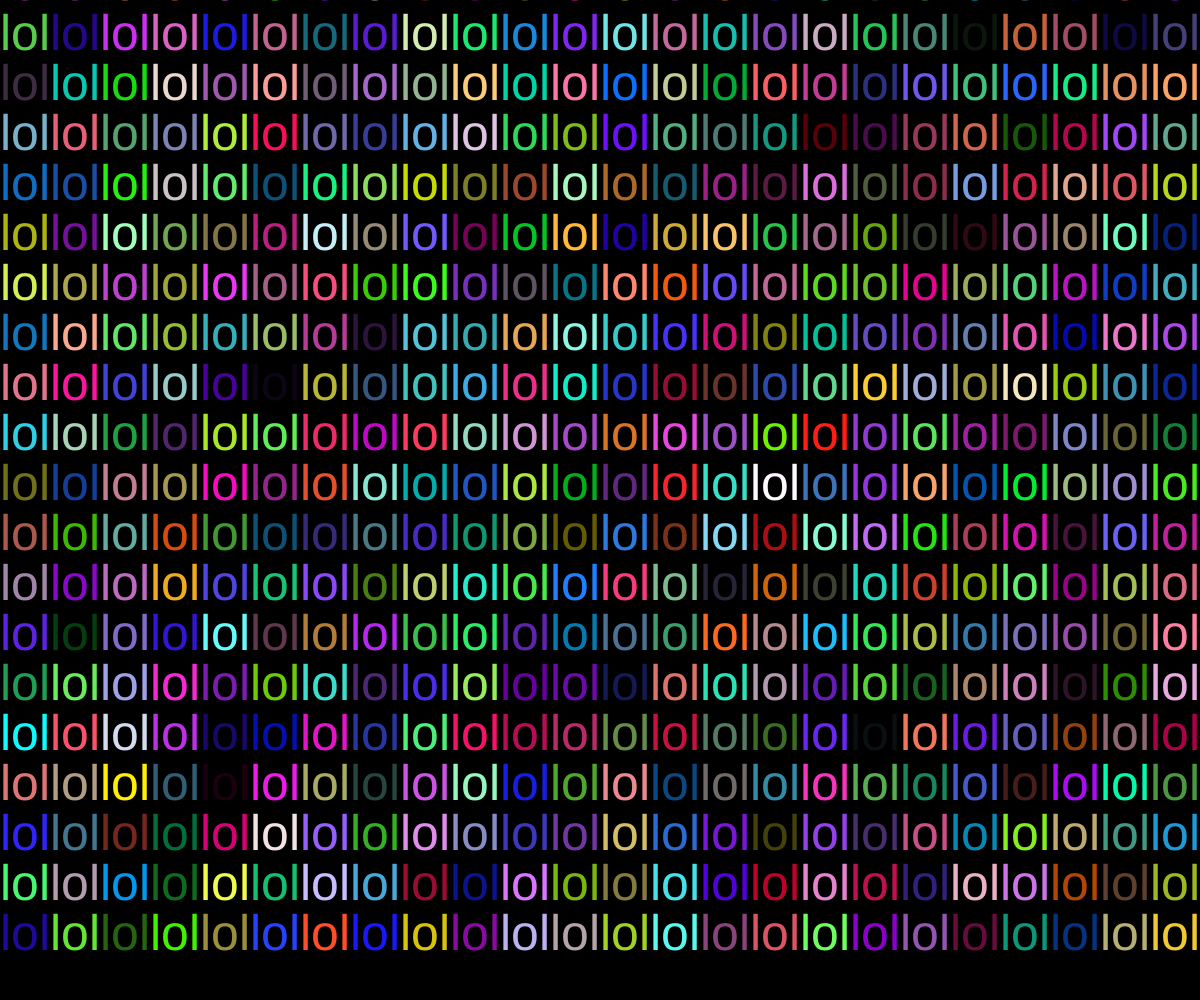
Frame 1 (no input)
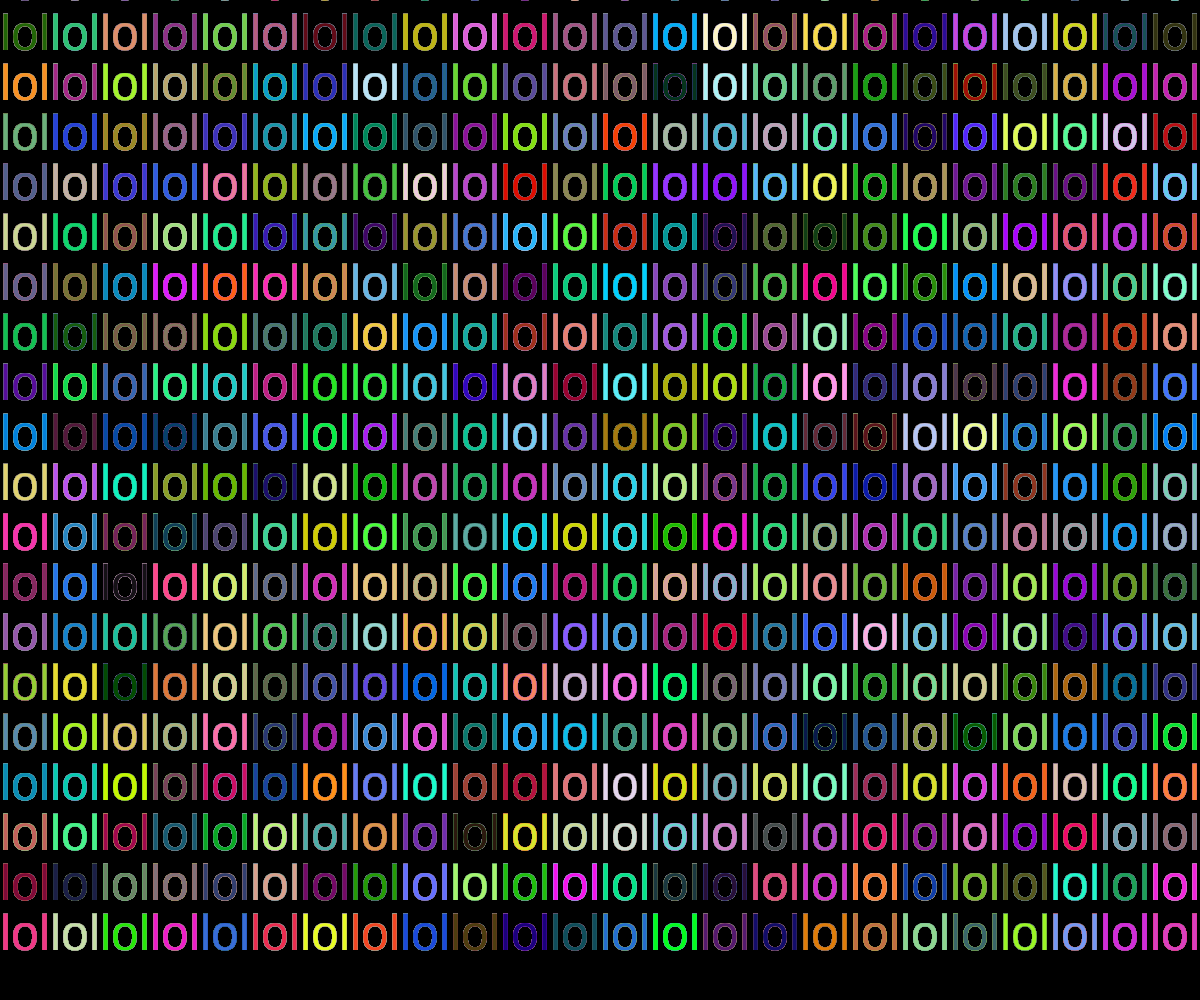
Frame 60 (no input)
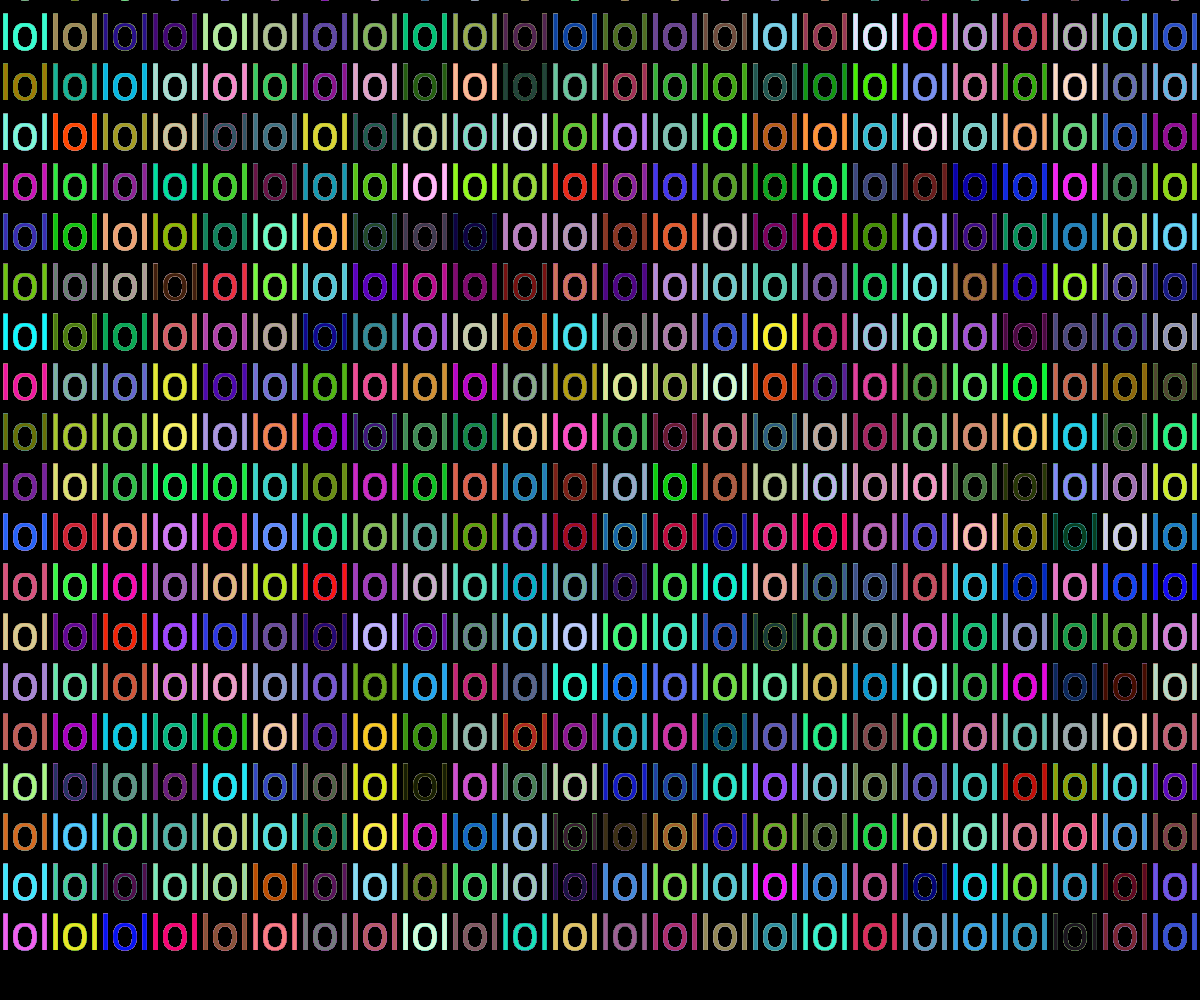
Frame 120 (the mouse pressed at the canvas centre since frame 60)

The p5.js sketch that drew these frames (run headless with seeded random() and noise() and a simulated clock; from frame 60 on, the mouse is pressed at the canvas centre):

// p5.js sketch
// ── sketch.js
let gSize = 50
function setup() {
  createCanvas(innerWidth, innerHeight);
  background(0)
}

function draw() {
frameRate(25)
  for(let x = 0 ;  x<innerWidth ; x+=gSize) {
    for(let y = 0; y< innerHeight ; y += gSize) {
      fill(random(255), random(255), random(255));
      noStroke();
      textSize(50)
      text("lol",x,y);
      
    }
  }

}
